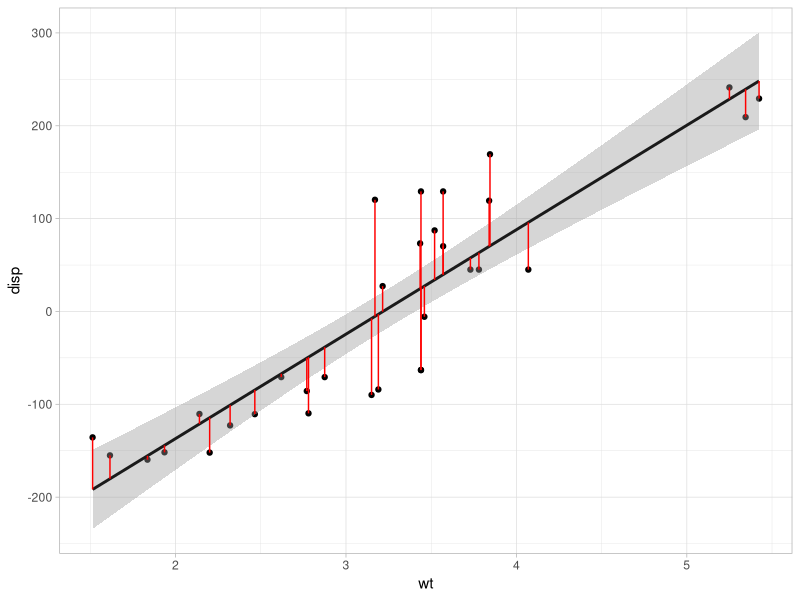
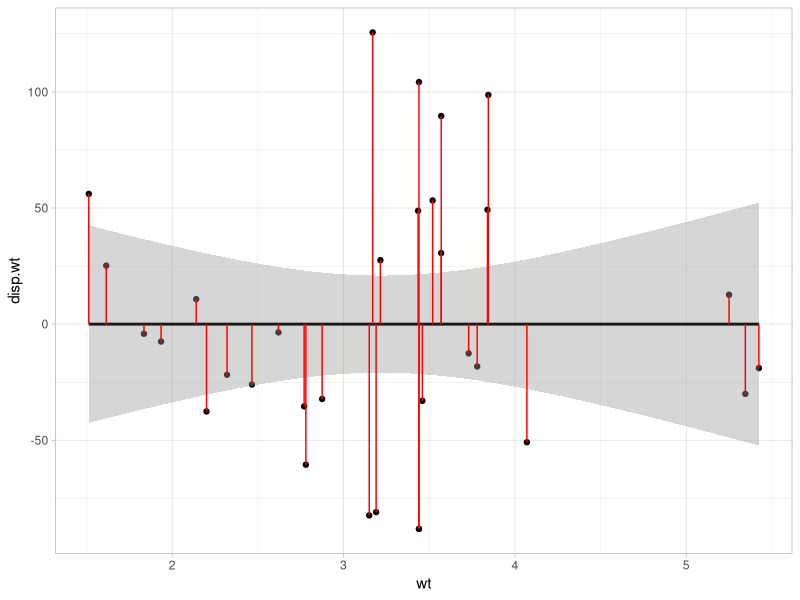
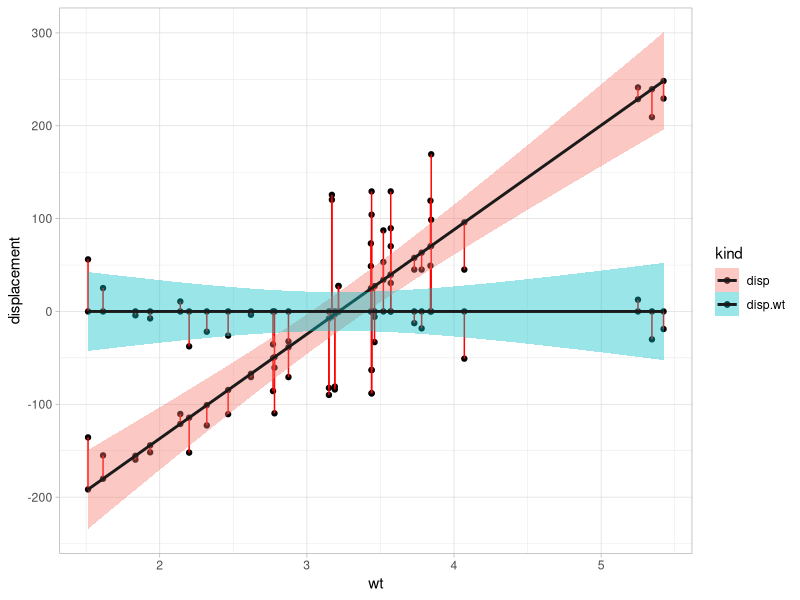

Generate these figures, in order, with R:
#https://drsimonj.svbtle.com/visualising-residuals


library(ggplot2)
library(tidyverse)

resid <- lm((disp-mean(disp))~wt, data=mtcars)$residuals

df <- data.frame(id=1:nrow(mtcars), 
                 disp=mtcars$disp-mean(mtcars$disp), 
                 disp.wt=resid, #model with centered dv
                 disp.raw.fit=lm((disp-mean(disp))~wt, data=mtcars)$fitted, #model with centered dv
                 disp.wt.fit=lm(resid ~ mtcars$wt)$fitted,
                 wt=mtcars$wt)


# Relationship
ggplot(data=df, aes(x=wt, y=disp))+
  geom_point()+
  geom_smooth(method="lm", color="grey10")+
  geom_segment(aes(x=wt, xend=wt, y=disp, yend=disp.raw.fit), color="red")+
  theme_light()

#effect of weight removed, no relationship now
ggplot(data=df, aes(x=wt, y=disp.wt))+
  geom_point()+
  geom_smooth(method="lm", color="grey10")+
  geom_segment(aes(x=wt, xend=wt, y=disp.wt, yend=disp.wt.fit), color="red")+
  theme_light()

#make long version
names(df)

#create long version
df.long <- df %>% gather(key=kind, value=displacement, 2:3)

#do same for fitted, add to df
df.long2 <- df %>% gather(key=kind, value=fitted, 4:5)
df.long$fitted <- df.long2$fitted
rm(df.long2)

#re-arrange columns
df.long <- df.long[,c(1, 4, 6, 7, 5)]
names(df.long)

#show both separately
ggplot(data=df.long, aes(x=wt, y=displacement, fill=kind))+
  geom_point()+
  geom_point(aes(x=wt, y=fitted))+
  geom_segment(aes(x=wt, xend=wt, y=fitted, yend=displacement), color="red") +
  geom_smooth(method='lm', color="grey10")+
  theme_light()

#animated transition
library(gganimate)
ggplot(data=df.long, aes(x=wt, y=displacement))+
  geom_point()+
  geom_point(aes(x=wt, y=fitted))+
  geom_segment(aes(x=wt, xend=wt, y=fitted, yend=displacement), color="red") +
  geom_smooth(method='lm', color="grey10")+
  theme_light()+
  transition_states(kind, transition_length = 2, state_length = 1)+
  enter_fade() + 
  exit_shrink() +
  ease_aes('sine-in-out')


  
